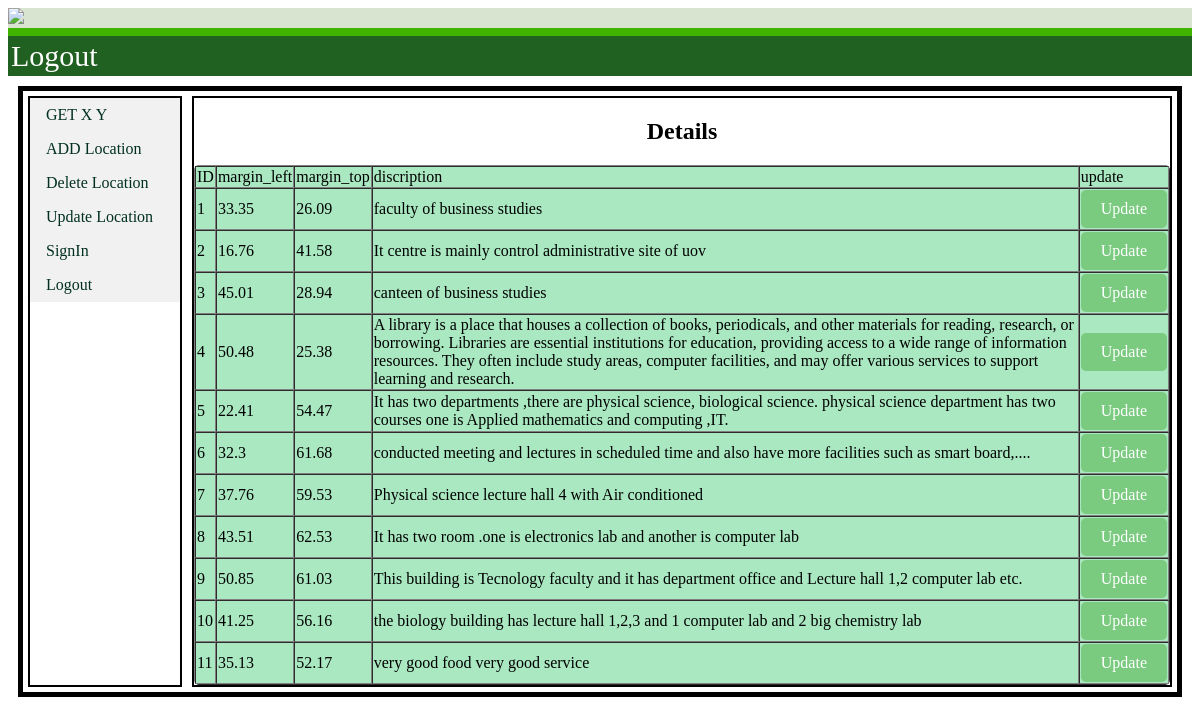
Screenshot of /dashboard.php?content=showtableupdate.php with the database file from the repository.
### tables this page shows
CREATE TABLE `addimage` (
  `id` int(11) NOT NULL,
  `heading` varchar(100) DEFAULT NULL,
  `b_img` varchar(100) DEFAULT NULL,
  `mar_l` float DEFAULT NULL,
  `mar_t` float DEFAULT NULL,
  `img_1` varchar(100) DEFAULT NULL,
  `img_2` varchar(100) DEFAULT NULL,
  `img_3` varchar(100) DEFAULT NULL,
  `img_4` varchar(100) DEFAULT NULL,
  `img_5` varchar(100) DEFAULT NULL,
  `description` longtext DEFAULT NULL
);

### connection/function.php (the view, shortened to what this page needs)
<!DOCTYPE html>
<html lang="en">
<head>
	<link rel="stylesheet" href="style/styles.css">
</head>
<body>
<?php
function utable($result)
{
	if($result)
	{
		echo"<table border=1px cellspacing=0px align='center' id='pri' align='center'>";
		echo"<tr>";
		echo "<td>ID  </td>";
		echo "<td>margin_left </td>";
		echo "<td>margin_top</td>";
		echo "<td>discription </td>";
		echo "<td>update</td>";
    	echo "</tr>";
        echo "<tr>";
		while ($row = mysqli_fetch_row($result)) {
			echo "<tr>";
			$id= $row[0];
			$mrl=$row[3];
			$mrt=$row[4];
			$des=$row[10];
			echo "<td>$row[0]</td>";
			echo "<td>$row[3]</td>";
			echo "<td>$row[4]</td>";
			echo "<td>$row[10]</td>";
			$updateLink = "dashboard.php?content=updateplace.php&id=$id&mar_l=$mrl&mar_t=$mrt&desc=$des";
			echo "<td><a href='$updateLink' id='upd'>Update</a></td>";
			echo "</tr>";
		}
	}else{
      }
}
?>
</body>
</html>

### style/styles.css (style rules this page uses)
a { color:white; text-decoration: none; }
#upd { display: inline-block; padding: 10px 20px; background-color: rgb(122, 202, 127); color: #fff; text-decoration: none; border-radius: 5px; }
#pri { display: inline-flexbox; border-radius: 5px; background-color: rgb(169, 232, 192); }

### showtableupdate.php (style rules this page uses)
#upd { display: inline-block; padding: 10px 20px; background-color: rgb(122, 202, 127); color: #fff; text-decoration: none; border-radius: 5px; }

### rows the page displays
addimage: id "1", mar_l "33.35", mar_t "26.09", description "faculty of business studies"
addimage: id "2", mar_l "16.76", mar_t "41.58", description "It centre is mainly control administrative site of uov"
addimage: id "3", mar_l "45.01", mar_t "28.94", description "canteen of business studies"
addimage: id "4", mar_l "50.48", mar_t "25.38", description "A library is a place that houses a collection of books, periodicals, and other materials for reading, research, or borrowing. Libraries are essential institutions for education, providing access to a wide range of information resources. They often include study areas, computer facilities, and may offer various services to support learning and research."
addimage: id "5", mar_l "22.41", mar_t "54.47", description "It has two departments ,there are physical science, biological science. physical science department has two courses one is Applied mathematics and computing ,IT."
addimage: id "6", mar_l "32.3", mar_t "61.68", description "conducted meeting and lectures in scheduled time and also have more facilities such as smart board,...."
addimage: id "7", mar_l "37.76", mar_t "59.53", description "Physical science lecture hall 4 with Air conditioned"
addimage: id "8", mar_l "43.51", mar_t "62.53", description "It has two room .one is electronics lab and another is computer lab"
addimage: id "9", mar_l "50.85", mar_t "61.03", description "This building is Tecnology faculty and it has department office and Lecture hall 1,2 computer lab etc."
addimage: id "10", mar_l "41.25", mar_t "56.16", description "the biology building has lecture hall 1,2,3 and 1 computer lab and 2 big chemistry lab"
addimage: id "11", mar_l "35.13", mar_t "52.17", description "very good food very good service"
